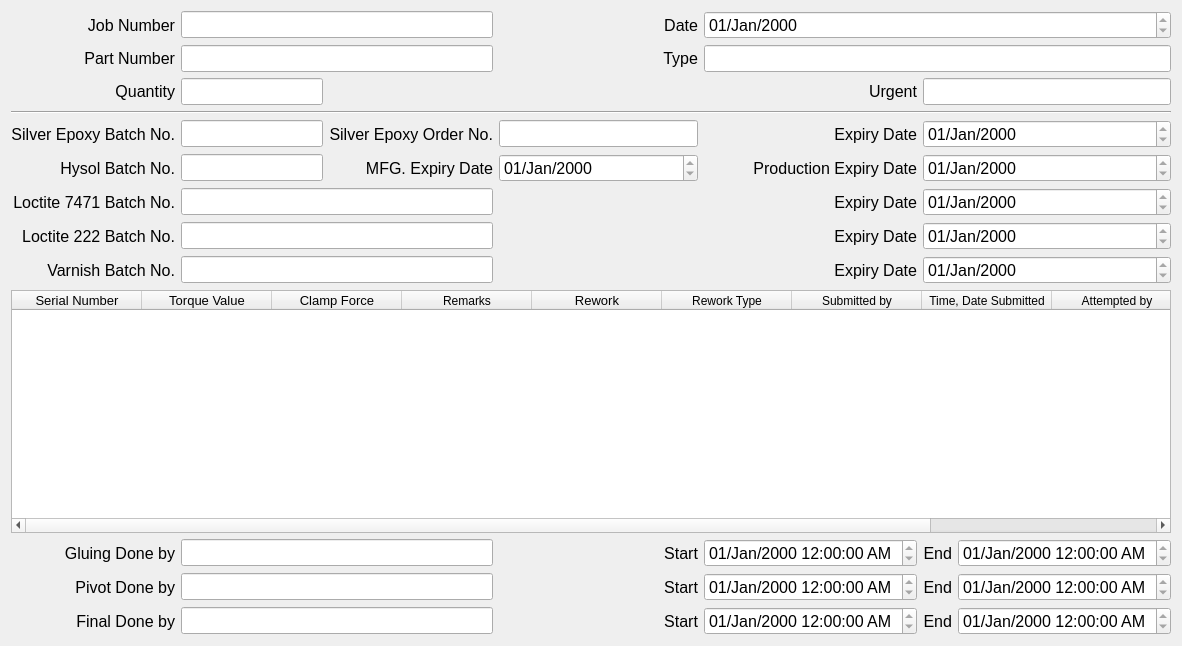
<?xml version="1.0" encoding="UTF-8"?>
<ui version="4.0">
 <class>infoDialog</class>
 <widget class="QDialog" name="infoDialog">
  <property name="geometry">
   <rect>
    <x>0</x>
    <y>0</y>
    <width>1182</width>
    <height>646</height>
   </rect>
  </property>
  <property name="font">
   <font>
    <pointsize>12</pointsize>
   </font>
  </property>
  <property name="focusPolicy">
   <enum>Qt::NoFocus</enum>
  </property>
  <property name="windowTitle">
   <string>Information</string>
  </property>
  <layout class="QGridLayout" name="infoDialog_GL2">
   <item row="1" column="0">
    <layout class="QGridLayout" name="infoDialog_GL">
     <property name="horizontalSpacing">
      <number>6</number>
     </property>
     <item row="13" column="5">
      <widget class="QDateTimeEdit" name="info_gluingDatetime_start_datetime">
       <property name="font">
        <font>
         <pointsize>12</pointsize>
        </font>
       </property>
       <property name="readOnly">
        <bool>true</bool>
       </property>
       <property name="displayFormat">
        <string>dd/MMM/yyyy h:mm:ss AP</string>
       </property>
      </widget>
     </item>
     <item row="1" column="0">
      <widget class="QLabel" name="info_jobNo">
       <property name="font">
        <font>
         <pointsize>12</pointsize>
        </font>
       </property>
       <property name="text">
        <string>Job Number</string>
       </property>
       <property name="alignment">
        <set>Qt::AlignRight|Qt::AlignTrailing|Qt::AlignVCenter</set>
       </property>
       <property name="textInteractionFlags">
        <set>Qt::NoTextInteraction</set>
       </property>
      </widget>
     </item>
     <item row="13" column="4">
      <widget class="QLabel" name="info_gluingDatetime_start">
       <property name="font">
        <font>
         <pointsize>12</pointsize>
        </font>
       </property>
       <property name="text">
        <string>Start</string>
       </property>
       <property name="alignment">
        <set>Qt::AlignRight|Qt::AlignTrailing|Qt::AlignVCenter</set>
       </property>
       <property name="textInteractionFlags">
        <set>Qt::NoTextInteraction</set>
       </property>
      </widget>
     </item>
     <item row="14" column="4">
      <widget class="QLabel" name="info_pivotDatetime_start">
       <property name="font">
        <font>
         <pointsize>12</pointsize>
        </font>
       </property>
       <property name="text">
        <string>Start</string>
       </property>
       <property name="alignment">
        <set>Qt::AlignRight|Qt::AlignTrailing|Qt::AlignVCenter</set>
       </property>
       <property name="textInteractionFlags">
        <set>Qt::NoTextInteraction</set>
       </property>
      </widget>
     </item>
     <item row="15" column="4">
      <widget class="QLabel" name="info_finalDatetime_start">
       <property name="font">
        <font>
         <pointsize>12</pointsize>
        </font>
       </property>
       <property name="text">
        <string>Start</string>
       </property>
       <property name="alignment">
        <set>Qt::AlignRight|Qt::AlignTrailing|Qt::AlignVCenter</set>
       </property>
       <property name="textInteractionFlags">
        <set>Qt::NoTextInteraction</set>
       </property>
      </widget>
     </item>
     <item row="14" column="5">
      <widget class="QDateTimeEdit" name="info_pivotDatetime_start_datetime">
       <property name="font">
        <font>
         <pointsize>12</pointsize>
        </font>
       </property>
       <property name="readOnly">
        <bool>true</bool>
       </property>
       <property name="displayFormat">
        <string>dd/MMM/yyyy h:mm:ss AP</string>
       </property>
      </widget>
     </item>
     <item row="13" column="0">
      <widget class="QLabel" name="info_gluing">
       <property name="font">
        <font>
         <pointsize>12</pointsize>
        </font>
       </property>
       <property name="text">
        <string>Gluing Done by</string>
       </property>
       <property name="alignment">
        <set>Qt::AlignRight|Qt::AlignTrailing|Qt::AlignVCenter</set>
       </property>
       <property name="wordWrap">
        <bool>false</bool>
       </property>
       <property name="textInteractionFlags">
        <set>Qt::NoTextInteraction</set>
       </property>
      </widget>
     </item>
     <item row="14" column="1" colspan="3">
      <widget class="QLineEdit" name="info_pivot_le">
       <property name="readOnly">
        <bool>true</bool>
       </property>
      </widget>
     </item>
     <item row="3" column="0">
      <widget class="QLabel" name="info_quantity">
       <property name="font">
        <font>
         <pointsize>12</pointsize>
        </font>
       </property>
       <property name="text">
        <string>Quantity</string>
       </property>
       <property name="alignment">
        <set>Qt::AlignRight|Qt::AlignTrailing|Qt::AlignVCenter</set>
       </property>
       <property name="textInteractionFlags">
        <set>Qt::NoTextInteraction</set>
       </property>
      </widget>
     </item>
     <item row="5" column="0">
      <widget class="QLabel" name="info_SE_batchNo">
       <property name="font">
        <font>
         <pointsize>12</pointsize>
        </font>
       </property>
       <property name="text">
        <string>Silver Epoxy Batch No.</string>
       </property>
       <property name="alignment">
        <set>Qt::AlignRight|Qt::AlignTrailing|Qt::AlignVCenter</set>
       </property>
       <property name="textInteractionFlags">
        <set>Qt::NoTextInteraction</set>
       </property>
      </widget>
     </item>
     <item row="6" column="0">
      <widget class="QLabel" name="info_hysol_batchNo">
       <property name="font">
        <font>
         <pointsize>12</pointsize>
        </font>
       </property>
       <property name="text">
        <string>Hysol Batch No.</string>
       </property>
       <property name="alignment">
        <set>Qt::AlignRight|Qt::AlignTrailing|Qt::AlignVCenter</set>
       </property>
       <property name="textInteractionFlags">
        <set>Qt::NoTextInteraction</set>
       </property>
      </widget>
     </item>
     <item row="13" column="1" colspan="3">
      <widget class="QLineEdit" name="info_gluing_le">
       <property name="font">
        <font>
         <pointsize>12</pointsize>
        </font>
       </property>
       <property name="readOnly">
        <bool>true</bool>
       </property>
      </widget>
     </item>
     <item row="14" column="0">
      <widget class="QLabel" name="info_pivot">
       <property name="font">
        <font>
         <pointsize>12</pointsize>
        </font>
       </property>
       <property name="text">
        <string>Pivot Done by</string>
       </property>
       <property name="alignment">
        <set>Qt::AlignRight|Qt::AlignTrailing|Qt::AlignVCenter</set>
       </property>
       <property name="textInteractionFlags">
        <set>Qt::NoTextInteraction</set>
       </property>
      </widget>
     </item>
     <item row="15" column="0">
      <widget class="QLabel" name="info_final">
       <property name="font">
        <font>
         <pointsize>12</pointsize>
        </font>
       </property>
       <property name="text">
        <string>Final Done by</string>
       </property>
       <property name="alignment">
        <set>Qt::AlignRight|Qt::AlignTrailing|Qt::AlignVCenter</set>
       </property>
       <property name="textInteractionFlags">
        <set>Qt::NoTextInteraction</set>
       </property>
      </widget>
     </item>
     <item row="15" column="1" colspan="3">
      <widget class="QLineEdit" name="info_final_le">
       <property name="font">
        <font>
         <pointsize>12</pointsize>
        </font>
       </property>
       <property name="readOnly">
        <bool>true</bool>
       </property>
      </widget>
     </item>
     <item row="15" column="5">
      <widget class="QDateTimeEdit" name="info_finalDatetime_start_datetime">
       <property name="font">
        <font>
         <pointsize>12</pointsize>
        </font>
       </property>
       <property name="readOnly">
        <bool>true</bool>
       </property>
       <property name="displayFormat">
        <string>dd/MMM/yyyy h:mm:ss AP</string>
       </property>
      </widget>
     </item>
     <item row="13" column="6">
      <widget class="QLabel" name="info_gluingDatetime_end">
       <property name="font">
        <font>
         <pointsize>12</pointsize>
        </font>
       </property>
       <property name="text">
        <string>End</string>
       </property>
       <property name="alignment">
        <set>Qt::AlignRight|Qt::AlignTrailing|Qt::AlignVCenter</set>
       </property>
       <property name="textInteractionFlags">
        <set>Qt::NoTextInteraction</set>
       </property>
      </widget>
     </item>
     <item row="13" column="7">
      <widget class="QDateTimeEdit" name="info_gluingDatetime_end_datetime">
       <property name="font">
        <font>
         <pointsize>12</pointsize>
        </font>
       </property>
       <property name="readOnly">
        <bool>true</bool>
       </property>
       <property name="displayFormat">
        <string>dd/MMM/yyyy h:mm:ss AP</string>
       </property>
      </widget>
     </item>
     <item row="14" column="6">
      <widget class="QLabel" name="info_pivotDatetime_end">
       <property name="font">
        <font>
         <pointsize>12</pointsize>
        </font>
       </property>
       <property name="text">
        <string>End</string>
       </property>
       <property name="alignment">
        <set>Qt::AlignRight|Qt::AlignTrailing|Qt::AlignVCenter</set>
       </property>
       <property name="textInteractionFlags">
        <set>Qt::NoTextInteraction</set>
       </property>
      </widget>
     </item>
     <item row="15" column="6">
      <widget class="QLabel" name="info_finalDatetime_end">
       <property name="font">
        <font>
         <pointsize>12</pointsize>
        </font>
       </property>
       <property name="text">
        <string>End</string>
       </property>
       <property name="alignment">
        <set>Qt::AlignRight|Qt::AlignTrailing|Qt::AlignVCenter</set>
       </property>
       <property name="textInteractionFlags">
        <set>Qt::NoTextInteraction</set>
       </property>
      </widget>
     </item>
     <item row="14" column="7">
      <widget class="QDateTimeEdit" name="info_pivotDatetime_end_datetime">
       <property name="font">
        <font>
         <pointsize>12</pointsize>
        </font>
       </property>
       <property name="readOnly">
        <bool>true</bool>
       </property>
       <property name="displayFormat">
        <string>dd/MMM/yyyy h:mm:ss AP</string>
       </property>
      </widget>
     </item>
     <item row="15" column="7">
      <widget class="QDateTimeEdit" name="info_finalDatetime_end_datetime">
       <property name="font">
        <font>
         <pointsize>12</pointsize>
        </font>
       </property>
       <property name="readOnly">
        <bool>true</bool>
       </property>
       <property name="displayFormat">
        <string>dd/MMM/yyyy h:mm:ss AP</string>
       </property>
      </widget>
     </item>
     <item row="10" column="0" colspan="8">
      <widget class="QTableWidget" name="info_serialNo">
       <property name="font">
        <font>
         <pointsize>9</pointsize>
        </font>
       </property>
       <property name="editTriggers">
        <set>QAbstractItemView::NoEditTriggers</set>
       </property>
       <property name="alternatingRowColors">
        <bool>true</bool>
       </property>
       <property name="sortingEnabled">
        <bool>true</bool>
       </property>
       <property name="cornerButtonEnabled">
        <bool>true</bool>
       </property>
       <attribute name="horizontalHeaderDefaultSectionSize">
        <number>130</number>
       </attribute>
       <attribute name="horizontalHeaderMinimumSectionSize">
        <number>100</number>
       </attribute>
       <column>
        <property name="text">
         <string>Serial Number</string>
        </property>
        <property name="font">
         <font>
          <pointsize>10</pointsize>
         </font>
        </property>
       </column>
       <column>
        <property name="text">
         <string>Torque Value</string>
        </property>
        <property name="font">
         <font>
          <pointsize>10</pointsize>
         </font>
        </property>
       </column>
       <column>
        <property name="text">
         <string>Clamp Force</string>
        </property>
        <property name="font">
         <font>
          <pointsize>10</pointsize>
         </font>
        </property>
       </column>
       <column>
        <property name="text">
         <string>Remarks</string>
        </property>
       </column>
       <column>
        <property name="text">
         <string>Rework</string>
        </property>
        <property name="font">
         <font>
          <pointsize>10</pointsize>
         </font>
        </property>
       </column>
       <column>
        <property name="text">
         <string>Rework Type</string>
        </property>
       </column>
       <column>
        <property name="text">
         <string>Submitted by</string>
        </property>
       </column>
       <column>
        <property name="text">
         <string>Time, Date Submitted</string>
        </property>
       </column>
       <column>
        <property name="text">
         <string>Attempted by</string>
        </property>
       </column>
       <column>
        <property name="text">
         <string>Time, Date Attempted</string>
        </property>
       </column>
      </widget>
     </item>
     <item row="3" column="5">
      <widget class="QLabel" name="info_urgent">
       <property name="font">
        <font>
         <pointsize>12</pointsize>
        </font>
       </property>
       <property name="text">
        <string>Urgent</string>
       </property>
       <property name="alignment">
        <set>Qt::AlignRight|Qt::AlignTrailing|Qt::AlignVCenter</set>
       </property>
       <property name="textInteractionFlags">
        <set>Qt::NoTextInteraction</set>
       </property>
      </widget>
     </item>
     <item row="5" column="5">
      <widget class="QLabel" name="info_SE_expiry">
       <property name="font">
        <font>
         <pointsize>12</pointsize>
        </font>
       </property>
       <property name="text">
        <string>Expiry Date</string>
       </property>
       <property name="alignment">
        <set>Qt::AlignRight|Qt::AlignTrailing|Qt::AlignVCenter</set>
       </property>
       <property name="textInteractionFlags">
        <set>Qt::NoTextInteraction</set>
       </property>
      </widget>
     </item>
     <item row="6" column="5">
      <widget class="QLabel" name="info_hysol_prod_expiry">
       <property name="font">
        <font>
         <pointsize>12</pointsize>
        </font>
       </property>
       <property name="text">
        <string>Production Expiry Date</string>
       </property>
       <property name="alignment">
        <set>Qt::AlignRight|Qt::AlignTrailing|Qt::AlignVCenter</set>
       </property>
       <property name="textInteractionFlags">
        <set>Qt::NoTextInteraction</set>
       </property>
      </widget>
     </item>
     <item row="1" column="1" colspan="3">
      <widget class="QLineEdit" name="info_jobNo_le">
       <property name="font">
        <font>
         <pointsize>12</pointsize>
        </font>
       </property>
       <property name="focusPolicy">
        <enum>Qt::StrongFocus</enum>
       </property>
       <property name="readOnly">
        <bool>true</bool>
       </property>
      </widget>
     </item>
     <item row="3" column="1" colspan="2">
      <widget class="QLineEdit" name="info_quantity_le">
       <property name="font">
        <font>
         <pointsize>12</pointsize>
        </font>
       </property>
       <property name="readOnly">
        <bool>true</bool>
       </property>
      </widget>
     </item>
     <item row="5" column="1" colspan="2">
      <widget class="QLineEdit" name="info_SE_batchNo_le">
       <property name="font">
        <font>
         <pointsize>12</pointsize>
        </font>
       </property>
       <property name="readOnly">
        <bool>true</bool>
       </property>
      </widget>
     </item>
     <item row="6" column="1" colspan="2">
      <widget class="QLineEdit" name="info_hysol_batchNo_le">
       <property name="font">
        <font>
         <pointsize>12</pointsize>
        </font>
       </property>
       <property name="readOnly">
        <bool>true</bool>
       </property>
      </widget>
     </item>
     <item row="3" column="6" colspan="2">
      <widget class="QLineEdit" name="info_urgent_le">
       <property name="font">
        <font>
         <pointsize>12</pointsize>
        </font>
       </property>
       <property name="readOnly">
        <bool>true</bool>
       </property>
      </widget>
     </item>
     <item row="5" column="6" colspan="2">
      <widget class="QDateEdit" name="info_SE_expiry_date">
       <property name="font">
        <font>
         <pointsize>12</pointsize>
        </font>
       </property>
       <property name="readOnly">
        <bool>true</bool>
       </property>
       <property name="displayFormat">
        <string>dd/MMM/yyyy</string>
       </property>
      </widget>
     </item>
     <item row="6" column="6" colspan="2">
      <widget class="QDateEdit" name="info_hysol_prod_expiry_date">
       <property name="font">
        <font>
         <pointsize>12</pointsize>
        </font>
       </property>
       <property name="readOnly">
        <bool>true</bool>
       </property>
       <property name="displayFormat">
        <string>dd/MMM/yyyy</string>
       </property>
      </widget>
     </item>
     <item row="2" column="0">
      <widget class="QLabel" name="info_partNo">
       <property name="font">
        <font>
         <pointsize>12</pointsize>
        </font>
       </property>
       <property name="text">
        <string>Part Number</string>
       </property>
       <property name="alignment">
        <set>Qt::AlignRight|Qt::AlignTrailing|Qt::AlignVCenter</set>
       </property>
       <property name="textInteractionFlags">
        <set>Qt::NoTextInteraction</set>
       </property>
      </widget>
     </item>
     <item row="2" column="1" colspan="3">
      <widget class="QLineEdit" name="info_partNo_le">
       <property name="font">
        <font>
         <pointsize>12</pointsize>
        </font>
       </property>
       <property name="readOnly">
        <bool>true</bool>
       </property>
      </widget>
     </item>
     <item row="2" column="5" colspan="3">
      <widget class="QLineEdit" name="info_type_le">
       <property name="font">
        <font>
         <pointsize>12</pointsize>
        </font>
       </property>
       <property name="readOnly">
        <bool>true</bool>
       </property>
      </widget>
     </item>
     <item row="8" column="6" colspan="2">
      <widget class="QDateEdit" name="info_222_expiry_date">
       <property name="font">
        <font>
         <pointsize>12</pointsize>
        </font>
       </property>
       <property name="readOnly">
        <bool>true</bool>
       </property>
       <property name="displayFormat">
        <string>dd/MMM/yyyy</string>
       </property>
      </widget>
     </item>
     <item row="5" column="3">
      <widget class="QLabel" name="info_SE_orderNo">
       <property name="font">
        <font>
         <pointsize>12</pointsize>
        </font>
       </property>
       <property name="text">
        <string>Silver Epoxy Order No.</string>
       </property>
       <property name="alignment">
        <set>Qt::AlignRight|Qt::AlignTrailing|Qt::AlignVCenter</set>
       </property>
       <property name="textInteractionFlags">
        <set>Qt::NoTextInteraction</set>
       </property>
      </widget>
     </item>
     <item row="5" column="4">
      <widget class="QLineEdit" name="info_SE_orderNo_le">
       <property name="font">
        <font>
         <pointsize>12</pointsize>
        </font>
       </property>
       <property name="readOnly">
        <bool>true</bool>
       </property>
      </widget>
     </item>
     <item row="6" column="3">
      <widget class="QLabel" name="info_hysol_mfg_expiry">
       <property name="font">
        <font>
         <pointsize>12</pointsize>
        </font>
       </property>
       <property name="text">
        <string>MFG. Expiry Date</string>
       </property>
       <property name="alignment">
        <set>Qt::AlignRight|Qt::AlignTrailing|Qt::AlignVCenter</set>
       </property>
       <property name="textInteractionFlags">
        <set>Qt::NoTextInteraction</set>
       </property>
      </widget>
     </item>
     <item row="6" column="4">
      <widget class="QDateEdit" name="info_hysol_mfg_expiry_date">
       <property name="font">
        <font>
         <pointsize>12</pointsize>
        </font>
       </property>
       <property name="readOnly">
        <bool>true</bool>
       </property>
       <property name="displayFormat">
        <string>dd/MMM/yyyy</string>
       </property>
      </widget>
     </item>
     <item row="7" column="0">
      <widget class="QLabel" name="info_7471_batchNo">
       <property name="font">
        <font>
         <pointsize>12</pointsize>
        </font>
       </property>
       <property name="text">
        <string>Loctite 7471 Batch No.</string>
       </property>
       <property name="alignment">
        <set>Qt::AlignRight|Qt::AlignTrailing|Qt::AlignVCenter</set>
       </property>
       <property name="textInteractionFlags">
        <set>Qt::NoTextInteraction</set>
       </property>
      </widget>
     </item>
     <item row="7" column="5">
      <widget class="QLabel" name="info_7471_expiry">
       <property name="font">
        <font>
         <pointsize>12</pointsize>
        </font>
       </property>
       <property name="text">
        <string>Expiry Date</string>
       </property>
       <property name="alignment">
        <set>Qt::AlignRight|Qt::AlignTrailing|Qt::AlignVCenter</set>
       </property>
       <property name="textInteractionFlags">
        <set>Qt::NoTextInteraction</set>
       </property>
      </widget>
     </item>
     <item row="7" column="6" colspan="2">
      <widget class="QDateEdit" name="info_7471_expiry_date">
       <property name="font">
        <font>
         <pointsize>12</pointsize>
        </font>
       </property>
       <property name="readOnly">
        <bool>true</bool>
       </property>
       <property name="displayFormat">
        <string>dd/MMM/yyyy</string>
       </property>
      </widget>
     </item>
     <item row="8" column="0">
      <widget class="QLabel" name="info_222_batchNo">
       <property name="font">
        <font>
         <pointsize>12</pointsize>
        </font>
       </property>
       <property name="text">
        <string>Loctite 222 Batch No.</string>
       </property>
       <property name="alignment">
        <set>Qt::AlignRight|Qt::AlignTrailing|Qt::AlignVCenter</set>
       </property>
       <property name="textInteractionFlags">
        <set>Qt::NoTextInteraction</set>
       </property>
      </widget>
     </item>
     <item row="9" column="6" colspan="2">
      <widget class="QDateEdit" name="info_varnish_expiry_date">
       <property name="font">
        <font>
         <pointsize>12</pointsize>
        </font>
       </property>
       <property name="readOnly">
        <bool>true</bool>
       </property>
       <property name="displayFormat">
        <string>dd/MMM/yyyy</string>
       </property>
      </widget>
     </item>
     <item row="9" column="0">
      <widget class="QLabel" name="info_varnish_batchNo">
       <property name="font">
        <font>
         <pointsize>12</pointsize>
        </font>
       </property>
       <property name="text">
        <string>Varnish Batch No.</string>
       </property>
       <property name="alignment">
        <set>Qt::AlignRight|Qt::AlignTrailing|Qt::AlignVCenter</set>
       </property>
       <property name="textInteractionFlags">
        <set>Qt::NoTextInteraction</set>
       </property>
      </widget>
     </item>
     <item row="8" column="5">
      <widget class="QLabel" name="info_222_expiry">
       <property name="font">
        <font>
         <pointsize>12</pointsize>
        </font>
       </property>
       <property name="text">
        <string>Expiry Date</string>
       </property>
       <property name="alignment">
        <set>Qt::AlignRight|Qt::AlignTrailing|Qt::AlignVCenter</set>
       </property>
       <property name="textInteractionFlags">
        <set>Qt::NoTextInteraction</set>
       </property>
      </widget>
     </item>
     <item row="9" column="5">
      <widget class="QLabel" name="info_varnish_expiry">
       <property name="font">
        <font>
         <pointsize>12</pointsize>
        </font>
       </property>
       <property name="text">
        <string>Expiry Date</string>
       </property>
       <property name="alignment">
        <set>Qt::AlignRight|Qt::AlignTrailing|Qt::AlignVCenter</set>
       </property>
       <property name="textInteractionFlags">
        <set>Qt::NoTextInteraction</set>
       </property>
      </widget>
     </item>
     <item row="1" column="4">
      <widget class="QLabel" name="info_jobDate">
       <property name="font">
        <font>
         <pointsize>12</pointsize>
        </font>
       </property>
       <property name="text">
        <string>Date</string>
       </property>
       <property name="alignment">
        <set>Qt::AlignRight|Qt::AlignTrailing|Qt::AlignVCenter</set>
       </property>
       <property name="textInteractionFlags">
        <set>Qt::NoTextInteraction</set>
       </property>
      </widget>
     </item>
     <item row="1" column="5" colspan="3">
      <widget class="QDateEdit" name="info_jobDate_date">
       <property name="font">
        <font>
         <pointsize>12</pointsize>
        </font>
       </property>
       <property name="readOnly">
        <bool>true</bool>
       </property>
       <property name="displayFormat">
        <string>dd/MMM/yyyy</string>
       </property>
      </widget>
     </item>
     <item row="2" column="4">
      <widget class="QLabel" name="info_type">
       <property name="font">
        <font>
         <pointsize>12</pointsize>
        </font>
       </property>
       <property name="text">
        <string>Type</string>
       </property>
       <property name="alignment">
        <set>Qt::AlignRight|Qt::AlignTrailing|Qt::AlignVCenter</set>
       </property>
       <property name="textInteractionFlags">
        <set>Qt::NoTextInteraction</set>
       </property>
      </widget>
     </item>
     <item row="4" column="0" colspan="8">
      <widget class="Line" name="info_line_divider">
       <property name="font">
        <font>
         <pointsize>12</pointsize>
        </font>
       </property>
       <property name="orientation">
        <enum>Qt::Horizontal</enum>
       </property>
      </widget>
     </item>
     <item row="7" column="1" colspan="3">
      <widget class="QLineEdit" name="info_7471_batchNo_le">
       <property name="font">
        <font>
         <pointsize>12</pointsize>
        </font>
       </property>
       <property name="readOnly">
        <bool>true</bool>
       </property>
      </widget>
     </item>
     <item row="8" column="1" colspan="3">
      <widget class="QLineEdit" name="info_222_batchNo_le">
       <property name="font">
        <font>
         <pointsize>12</pointsize>
        </font>
       </property>
       <property name="readOnly">
        <bool>true</bool>
       </property>
      </widget>
     </item>
     <item row="9" column="1" colspan="3">
      <widget class="QLineEdit" name="info_varnish_batchNo_le">
       <property name="font">
        <font>
         <pointsize>12</pointsize>
        </font>
       </property>
       <property name="readOnly">
        <bool>true</bool>
       </property>
      </widget>
     </item>
    </layout>
   </item>
  </layout>
 </widget>
 <tabstops>
  <tabstop>info_jobNo_le</tabstop>
  <tabstop>info_partNo_le</tabstop>
  <tabstop>info_quantity_le</tabstop>
  <tabstop>info_jobDate_date</tabstop>
  <tabstop>info_type_le</tabstop>
  <tabstop>info_urgent_le</tabstop>
  <tabstop>info_SE_batchNo_le</tabstop>
  <tabstop>info_SE_orderNo_le</tabstop>
  <tabstop>info_SE_expiry_date</tabstop>
  <tabstop>info_hysol_batchNo_le</tabstop>
  <tabstop>info_hysol_mfg_expiry_date</tabstop>
  <tabstop>info_hysol_prod_expiry_date</tabstop>
  <tabstop>info_7471_batchNo_le</tabstop>
  <tabstop>info_7471_expiry_date</tabstop>
  <tabstop>info_222_batchNo_le</tabstop>
  <tabstop>info_222_expiry_date</tabstop>
  <tabstop>info_varnish_batchNo_le</tabstop>
  <tabstop>info_varnish_expiry_date</tabstop>
  <tabstop>info_serialNo</tabstop>
  <tabstop>info_gluing_le</tabstop>
  <tabstop>info_gluingDatetime_start_datetime</tabstop>
  <tabstop>info_gluingDatetime_end_datetime</tabstop>
  <tabstop>info_pivot_le</tabstop>
  <tabstop>info_pivotDatetime_start_datetime</tabstop>
  <tabstop>info_pivotDatetime_end_datetime</tabstop>
  <tabstop>info_final_le</tabstop>
  <tabstop>info_finalDatetime_start_datetime</tabstop>
  <tabstop>info_finalDatetime_end_datetime</tabstop>
 </tabstops>
 <resources/>
 <connections/>
</ui>
